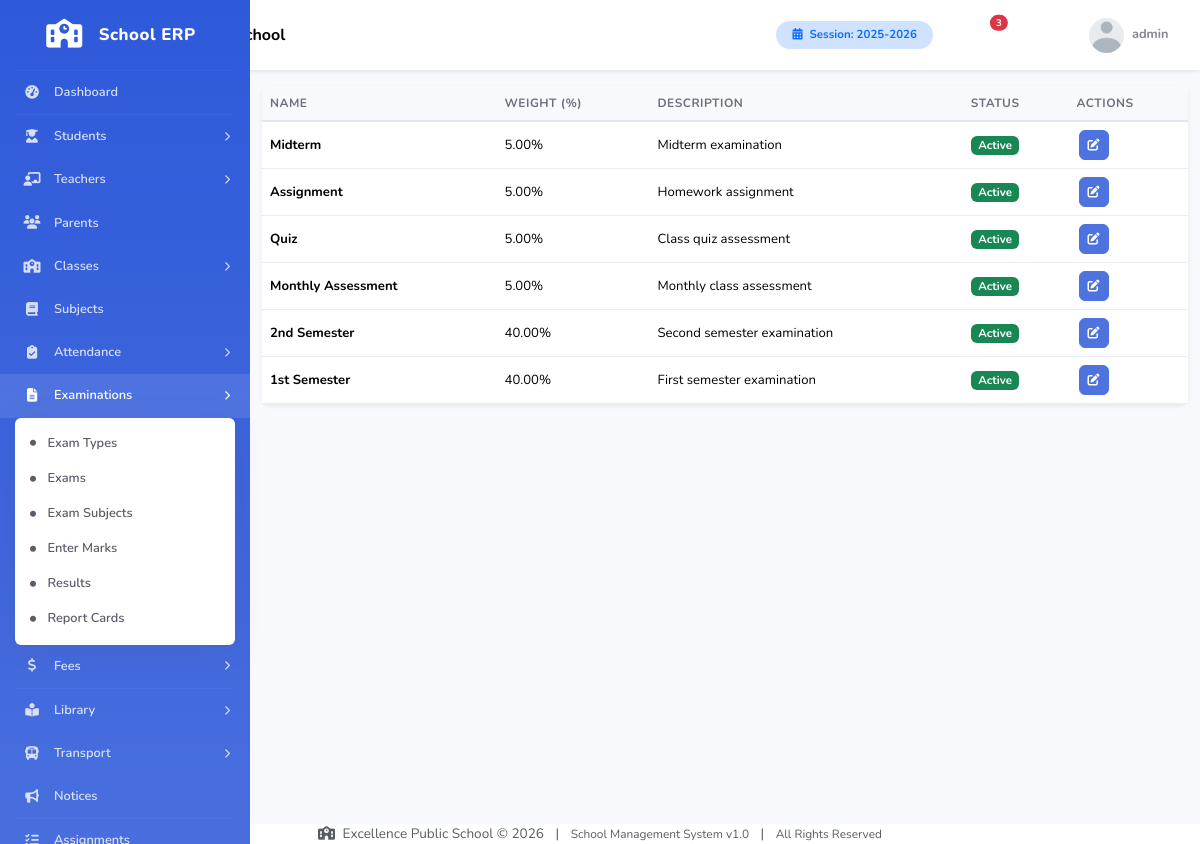
Screenshot of /modules/exams/types.php (signed in) with the database file from the repository.
### tables this page shows
CREATE TABLE IF NOT EXISTS school_info (
    school_id INT(11) NOT NULL AUTO_INCREMENT,
    school_name VARCHAR(255) NOT NULL,
    school_address TEXT,
    school_phone VARCHAR(50),
    school_email VARCHAR(100),
    school_website VARCHAR(100),
    school_logo VARCHAR(255) DEFAULT 'default_logo.png',
    principal_name VARCHAR(100),
    established_year YEAR,
    registration_number VARCHAR(100),
    academic_session VARCHAR(20) DEFAULT '2025-2026',
    session_start_date DATE,
    session_end_date DATE,
    currency_symbol VARCHAR(10) DEFAULT '$',
    timezone VARCHAR(50) DEFAULT 'UTC',
    theme_color VARCHAR(20) DEFAULT '#4e73df',
    sidebar_color VARCHAR(20) DEFAULT '#2e59d9',
    created_at TIMESTAMP DEFAULT CURRENT_TIMESTAMP,
    updated_at TIMESTAMP DEFAULT CURRENT_TIMESTAMP ON UPDATE CURRENT_TIMESTAMP,
    PRIMARY KEY (school_id)
);

CREATE TABLE IF NOT EXISTS exam_types (
    exam_type_id INT(11) NOT NULL AUTO_INCREMENT,
    exam_name VARCHAR(100) NOT NULL,
    percentage_weight DECIMAL(5,2) DEFAULT 0.00,
    description TEXT,
    status TINYINT(1) DEFAULT 1,
    created_at TIMESTAMP DEFAULT CURRENT_TIMESTAMP,
    updated_at TIMESTAMP DEFAULT CURRENT_TIMESTAMP ON UPDATE CURRENT_TIMESTAMP,
    PRIMARY KEY (exam_type_id)
);

### includes/auth.php (called while the page is built, shortened)
<?php
function getCurrentUserId() {
    return $_SESSION['user_id'] ?? null;
}
function getCurrentUserRole() {
    return $_SESSION['role'] ?? null;
}
function getCurrentUserName() {
    return $_SESSION['username'] ?? 'Guest';
}
?>

### modules/exams/types.php (the view, shortened to what this page needs)
<?php
require_once '../../includes/auth.php';
require_once '../../includes/functions.php';
$types = $conn->query("SELECT * FROM exam_types ORDER BY exam_type_id DESC");
include '../../includes/header.php';
?>
<div id="wrapper">
    <?php include '../../includes/sidebar.php'; ?>
    <div id="content-wrapper" class="d-flex flex-column">
        <?php include '../../includes/navbar.php'; ?>
        <div class="container-fluid py-4">
            <div class="d-sm-flex align-items-center justify-content-between mb-4">
                <h1 class="h3 mb-0 text-gray-800"><i class="fas fa-list me-2 text-primary"></i>Exam Types</h1>
                <button class="btn btn-primary" data-bs-toggle="modal" data-bs-target="#addModal"><i class="fas fa-plus me-2"></i>Add Type</button>
            </div>
            <div class="card shadow-sm">
                <div class="card-body p-0">
                    <table class="table table-hover mb-0"><thead><tr><th>Name</th><th>Weight (%)</th><th>Description</th><th>Status</th><th>Actions</th></tr></thead>
                        <tbody>
                            <?php while($t=$types->fetch_assoc()): ?>
                            <tr><td class="fw-bold"><?php echo $t['exam_name']; ?></td><td><?php echo $t['percentage_weight']; ?>%</td><td><?php echo $t['description']; ?></td><td><?php echo getStatusBadge($t['status']?'active':'inactive'); ?></td>
                            <td><a href="edit-type.php?id=<?php echo $t['exam_type_id']; ?>" class="btn btn-sm btn-primary btn-action"><i class="fas fa-edit"></i></a></td></tr>
                            <?php endwhile; ?>
                        </tbody>
                    </table>
                </div>
            </div>
        </div>
    </div>
</div>
<?php include '../../includes/footer.php'; ?>

### includes/navbar.php (shortened to what this page needs)
<?php
$role = getCurrentUserRole();
$userName = getCurrentUserName();
$notifications = getUnreadNotificationCount(getCurrentUserId());
$school = getSchoolInfo();
$schoolName = $school['school_name'] ?? SITE_NAME;
$profileImg = $_SESSION['profile_image'] ?? 'default.png';
?>
<nav class="navbar navbar-expand-lg navbar-light bg-white topbar shadow-sm fixed-top">
    <div class="container-fluid">
        <button class="btn btn-link rounded-circle me-3" id="sidebarToggle">
            <i class="fas fa-bars"></i>
        </button>
        <a class="navbar-brand d-none d-md-block" href="<?php echo BASE_URL; ?>dashboard.php">
            <i class="fas fa-school me-2 text-primary"></i>
            <span class="fw-bold"><?php echo htmlspecialchars($schoolName); ?></span>
        </a>
        <ul class="navbar-nav ms-auto align-items-center">
            <li class="nav-item d-none d-lg-block me-3">
                <span class="badge bg-primary-subtle text-primary px-3 py-2 rounded-pill">
                    <i class="fas fa-calendar-alt me-1"></i> Session: <?php echo getCurrentSession(); ?>
                </span>
            </li>
            <li class="nav-item dropdown me-3">
                <a class="nav-link position-relative" href="#" id="notificationDropdown" role="button" data-bs-toggle="dropdown" aria-expanded="false">
                    <?php if ($notifications > 0): ?>
                    <span class="position-absolute top-0 start-100 translate-middle badge rounded-pill bg-danger" style="font-size: 0.6rem;">
                        <?php echo $notifications; ?>
                    </span>
                    <?php endif; ?>
                </a>
            </li>
            <li class="nav-item dropdown me-3 d-none d-md-block">
                <a class="nav-link" href="#" id="quickLinksDropdown" role="button" data-bs-toggle="dropdown" aria-expanded="false">
                </a>
            </li>
            <li class="nav-item dropdown">
                <a class="nav-link dropdown-toggle d-flex align-items-center" href="#" id="userDropdown" role="button" data-bs-toggle="dropdown" aria-expanded="false">
                    <img class="rounded-circle me-2" src="<?php echo BASE_URL; ?>assets/uploads/<?php echo ($role == 'teacher' ? 'teachers' : ($role == 'student' ? 'students' : 'logos')); ?>/<?php echo $profileImg; ?>"
                         alt="Profile" style="width:35px;height:35px;object-fit:cover;"
                         onerror="this.src='<?php echo BASE_URL; ?>assets/images/default-user.png'">
                    <span class="d-none d-lg-inline small fw-bold text-gray-600"><?php echo htmlspecialchars($userName); ?></span>
                </a>
            </li>
        </ul>
    </div>
</nav>

### includes/functions.php (shortened to what this page needs)
<?php
require_once __DIR__ . '/../config/database.php';
function getCurrentSession() {
    global $conn;
    $result = $conn->query("SELECT academic_session FROM school_info LIMIT 1");
    if ($result && $result->num_rows > 0) {
        return $result->fetch_assoc()['academic_session'];
    }
    return date('Y') . '-' . (date('Y') + 1);
}
function getSchoolInfo() {
    global $conn;
    $result = $conn->query("SELECT * FROM school_info LIMIT 1");
    if ($result && $result->num_rows > 0) {
        return $result->fetch_assoc();
    }
    return null;
}
function getUnreadNotificationCount($user_id) {
    global $conn;
    $stmt = $conn->prepare("SELECT COUNT(*) as count FROM notifications WHERE user_id = ? AND is_read = 0");
    $stmt->bind_param("i", $user_id);
    $stmt->execute();
    return $stmt->get_result()->fetch_assoc()['count'] ?? 0;
}
function getStatusBadge($status) {
    $badges = [
        'active' => 'badge bg-success',
        'inactive' => 'badge bg-secondary',
        'Present' => 'badge bg-success',
        'Absent' => 'badge bg-danger',
        'Late' => 'badge bg-warning',
        'Half Day' => 'badge bg-info',
        'On Leave' => 'badge bg-primary',
        'Paid' => 'badge bg-success',
        'Unpaid' => 'badge bg-danger',
        'Partial' => 'badge bg-warning',
        'Overdue' => 'badge bg-danger',
        'Pass' => 'badge bg-success',
        'Fail' => 'badge bg-danger',
        'Pending' => 'badge bg-warning',
        'Published' => 'badge bg-success',
        'Draft' => 'badge bg-secondary',
        'Closed' => 'badge bg-dark',
        'graduated' => 'badge bg-info',
        'transferred' => 'badge bg-primary',
        'suspended' => 'badge bg-danger'
    ];
    $class = $badges[$status] ?? 'badge bg-secondary';
    return '<span class="' . $class . '">' . ucfirst($status) . '</span>';
}
?>

### includes/footer.php (shortened to what this page needs)
<?php
$school = getSchoolInfo();
$schoolName = $school['school_name'] ?? SITE_NAME;
$year = date('Y');
?>
            <footer class="sticky-footer bg-white mt-4">
                <div class="container my-auto">
                    <div class="copyright text-center my-auto">
                        <span class="text-muted">
                            <i class="fas fa-school me-1"></i>
                            <?php echo htmlspecialchars($schoolName); ?> &copy; <?php echo $year; ?>
                            <span class="mx-2">|</span>
                            <span class="small">School Management System v<?php echo VERSION; ?></span>
                            <span class="mx-2">|</span>
                            <span class="small">All Rights Reserved</span>
                        </span>
                    </div>
                </div>
            </footer>
</body>
</html>

### assets/css/style.css (style rules this page uses)
* { margin: 0; padding: 0; box-sizing: border-box; }
body { font-family: 'Nunito', sans-serif; font-size: 0.85rem; color: #5a5c69; background-color: #f8f9fc; overflow-x: hidden; }
h1, h2, h3, h4, h5, h6 { font-family: 'Nunito', sans-serif; font-weight: 700; color: #4e5154; }
.text-gray-600 { color: #858796 !important; }
.text-gray-800 { color: #5a5c69 !important; }
#wrapper { display: flex; width: 100%; min-height: 100vh; }
#content-wrapper { flex: 1; margin-left: 250px; transition: all 0.3s ease; }
.nav-item { position: relative; }
.nav-item .nav-link { color: rgba(255,255,255,0.8); padding: 12px 20px; font-weight: 600; display: flex; align-items: center; transition: all 0.2s; }
.nav-item .nav-link span { font-size: 0.8rem; }
.topbar { height: 70px; box-shadow: 0 0.15rem 1.75rem rgba(58,59,69,0.1); z-index: 999; }
#sidebarToggle { color: #858796; font-size: 1.1rem; padding: 8px 12px; transition: all 0.2s; }
.navbar-brand { font-size: 1rem; font-weight: 800; }
.card { border: none; border-radius: 8px; box-shadow: 0 0.15rem 1.75rem rgba(58,59,69,0.05); transition: all 0.2s; }
.table { font-size: 0.82rem; color: #5a5c69; }
.table thead th { background: #f8f9fc; border-bottom: 2px solid #e3e6f0; font-weight: 700; font-size: 0.75rem; text-transform: uppercase; letter-spacing: 0.5px; color: #6e707e; white-space: nowrap; }
.table tbody td { vertical-align: middle; border-bottom: 1px solid #eaecf4; }
.btn { font-size: 0.85rem; font-weight: 600; padding: 0.5rem 1rem; border-radius: 6px; transition: all 0.2s; }
.btn-sm { padding: 0.35rem 0.7rem; font-size: 0.78rem; }
.btn-primary { background: var(--primary-color, #4e73df); border-color: var(--primary-color, #4e73df); }
.btn-action { width: 30px; height: 30px; padding: 0; display: inline-flex; align-items: center; justify-content: center; border-radius: 6px; margin: 0 2px; font-size: 0.75rem; }
.badge { font-size: 0.72rem; font-weight: 700; padding: 0.35em 0.65em; border-radius: 6px; }
.card { animation: fadeIn 0.3s ease; }

### rows the page displays
school_info: school_name "Excellence Public School", academic_session "2025-2026"
exam_types: exam_name "Midterm", percentage_weight "5.00", description "Midterm examination"
exam_types: exam_name "Assignment", percentage_weight "5.00", description "Homework assignment"
exam_types: exam_name "Quiz", percentage_weight "5.00", description "Class quiz assessment"
exam_types: exam_name "Monthly Assessment", percentage_weight "5.00", description "Monthly class assessment"
exam_types: exam_name "2nd Semester", percentage_weight "40.00", description "Second semester examination"
exam_types: exam_name "1st Semester", percentage_weight "40.00", description "First semester examination"

### other values shown
$menu['title'] "Dashboard"
$menu['title'] "Students"
$menu['title'] "Teachers"
$menu['title'] "Parents"
$menu['title'] "Classes"
$menu['title'] "Subjects"
$menu['title'] "Attendance"
$menu['title'] "Examinations"
$sub['title'] "Exam Types"
$sub['title'] "Exams"
$sub['title'] "Exam Subjects"
$sub['title'] "Enter Marks"
$sub['title'] "Results"
$sub['title'] "Report Cards"
$menu['title'] "Fees"
